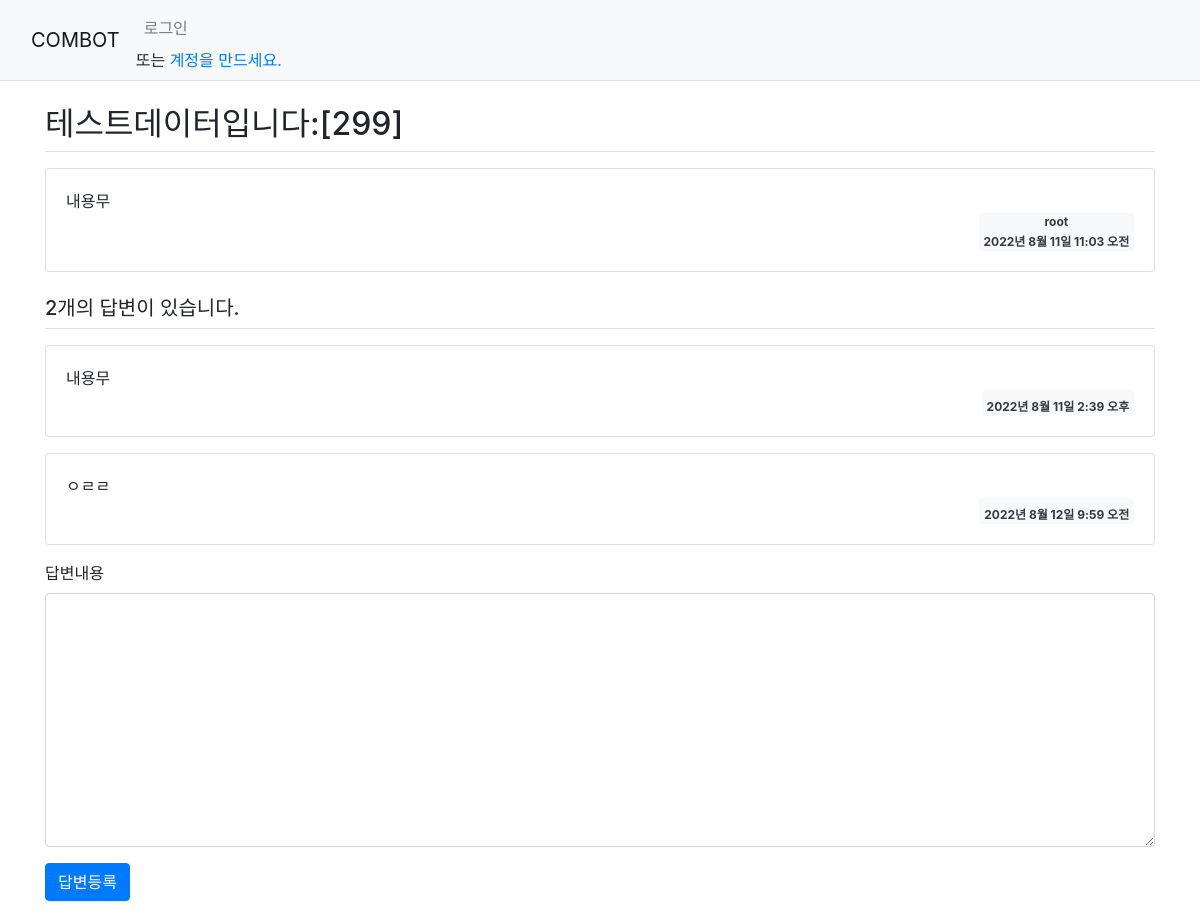
The page /combot/305 on the database its author committed.
### combot/models.py (models this page shows, shortened)
class Question(models.Model) :
    author = models.ForeignKey(User, on_delete=models.CASCADE)
    subject = models.CharField(max_length=200)
    content = models.TextField()
    create_date = models.DateTimeField()

class Answer(models.Model) :
    question = models.ForeignKey(Question, on_delete=models.CASCADE)
    content = models.TextField()
    create_date = models.DateTimeField()

### combot/views.py (the view)
# urls.py: path('<int:question_id>', views.detail, name='detail'),
def detail(request,question_id) :
    question = get_object_or_404(Question, pk=question_id) # 오류 발생시 404 오류 발생
    context = {'question':question}
    return render(request, 'combot/question_detail.html',context)

### templates/combot/question_detail.html (shortened to what this page needs)
{% extends 'base.html' %}
{% block content %}
<div class="container my-3">
    <h2 class="border-bottom py-2">{{ question.subject }}</h2>
    <div class="card my-3">
        <div class="card-body">
            <div class="card-text" style="white-space: pre-line;">{{ question.content }}</div>
            <div class="d-flex justify-content-end">
                <div class="badge bg-light text-dark text-start">
                    <div class="mb-2">{{question.author.username}}</div>
                    <div>{{ question.create_date }}</div>
                </div>
            </div>
        </div>
    </div>
    <h5 class="border-bottom my-3 py-2">{{question.answer_set.count}}개의 답변이 있습니다.</h5>
    {% for answer in question.answer_set.all %}
    <div class="card my-3">
        <div class="card-body">
            <div class="card-text" style="white-space: pre-line;">{{ answer.content }}</div>
            <div class="d-flex justify-content-end">
                <div class="badge bg-light text-dark text-start">
                    <div>{{ answer.create_date }}</div>
                </div>
            </div>
        </div>
    </div>
    {% endfor %}
    <form action="{% url 'combot:answer_create' question.id %}" method="post" class="my-3">
        <div class="mb-3">
            <label for="content" class="form-label">답변내용</label>
            <textarea name="content" id="content" class="form-control" rows="10"></textarea>
        </div>
        <input type="submit" value="답변등록" class="btn btn-primary">
    </form>
</div>
{% endblock %}

### rows shown on the page
Question: subject "테스트데이터입니다:[299]", content "내용무", author.username "root", create_date "2022년 8월 11일 11:03 오전", answer_set.count "2"
Answer: content "내용무", create_date "2022년 8월 11일 2:39 오후"
Answer: content "ㅇㄹㄹ", create_date "2022년 8월 12일 9:59 오전"
